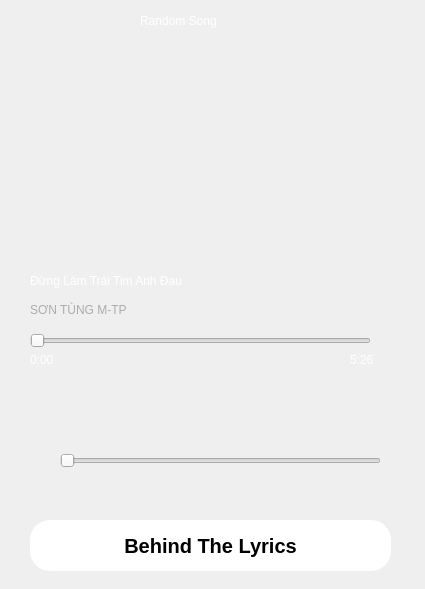
<?xml version="1.0" encoding="UTF-8"?>
<ui version="4.0">
 <class>Form</class>
 <widget class="QWidget" name="Form">
  <property name="geometry">
   <rect>
    <x>0</x>
    <y>0</y>
    <width>425</width>
    <height>589</height>
   </rect>
  </property>
  <property name="windowTitle">
   <string>Form</string>
  </property>
  <widget class="QLabel" name="label">
   <property name="geometry">
    <rect>
     <x>0</x>
     <y>0</y>
     <width>421</width>
     <height>601</height>
    </rect>
   </property>
   <property name="text">
    <string/>
   </property>
   <property name="pixmap">
    <pixmap>../img/black.jpg</pixmap>
   </property>
   <property name="scaledContents">
    <bool>true</bool>
   </property>
  </widget>
  <widget class="QSlider" name="horizontalSlider">
   <property name="geometry">
    <rect>
     <x>30</x>
     <y>330</y>
     <width>341</width>
     <height>22</height>
    </rect>
   </property>
   <property name="orientation">
    <enum>Qt::Orientation::Horizontal</enum>
   </property>
  </widget>
  <widget class="QLabel" name="label_2">
   <property name="geometry">
    <rect>
     <x>30</x>
     <y>450</y>
     <width>21</width>
     <height>21</height>
    </rect>
   </property>
   <property name="text">
    <string/>
   </property>
   <property name="pixmap">
    <pixmap>../img/volume-high-solid.svg</pixmap>
   </property>
   <property name="scaledContents">
    <bool>true</bool>
   </property>
  </widget>
  <widget class="QSlider" name="horizontalSlider_2">
   <property name="geometry">
    <rect>
     <x>60</x>
     <y>450</y>
     <width>321</width>
     <height>22</height>
    </rect>
   </property>
   <property name="orientation">
    <enum>Qt::Orientation::Horizontal</enum>
   </property>
  </widget>
  <widget class="QLabel" name="label_3">
   <property name="geometry">
    <rect>
     <x>130</x>
     <y>380</y>
     <width>41</width>
     <height>31</height>
    </rect>
   </property>
   <property name="text">
    <string/>
   </property>
   <property name="pixmap">
    <pixmap>../img/backward-solid.svg</pixmap>
   </property>
   <property name="scaledContents">
    <bool>true</bool>
   </property>
  </widget>
  <widget class="QLabel" name="label_4">
   <property name="geometry">
    <rect>
     <x>250</x>
     <y>380</y>
     <width>41</width>
     <height>31</height>
    </rect>
   </property>
   <property name="text">
    <string/>
   </property>
   <property name="pixmap">
    <pixmap>../img/forward-solid.svg</pixmap>
   </property>
   <property name="scaledContents">
    <bool>true</bool>
   </property>
  </widget>
  <widget class="QLabel" name="label_5">
   <property name="geometry">
    <rect>
     <x>200</x>
     <y>380</y>
     <width>21</width>
     <height>31</height>
    </rect>
   </property>
   <property name="text">
    <string/>
   </property>
   <property name="pixmap">
    <pixmap>../img/play-solid.svg</pixmap>
   </property>
   <property name="scaledContents">
    <bool>true</bool>
   </property>
  </widget>
  <widget class="QLabel" name="label_6">
   <property name="geometry">
    <rect>
     <x>30</x>
     <y>380</y>
     <width>31</width>
     <height>31</height>
    </rect>
   </property>
   <property name="text">
    <string/>
   </property>
   <property name="pixmap">
    <pixmap>../img/shuffle-solid.svg</pixmap>
   </property>
   <property name="scaledContents">
    <bool>true</bool>
   </property>
  </widget>
  <widget class="QLabel" name="label_7">
   <property name="geometry">
    <rect>
     <x>350</x>
     <y>380</y>
     <width>31</width>
     <height>31</height>
    </rect>
   </property>
   <property name="text">
    <string/>
   </property>
   <property name="pixmap">
    <pixmap>../img/heart-solid.svg</pixmap>
   </property>
   <property name="scaledContents">
    <bool>true</bool>
   </property>
  </widget>
  <widget class="QLabel" name="label_8">
   <property name="geometry">
    <rect>
     <x>30</x>
     <y>260</y>
     <width>411</width>
     <height>41</height>
    </rect>
   </property>
   <property name="styleSheet">
    <string notr="true">color: white;
font: 700 12pt &quot;Microsoft YaHei&quot;;</string>
   </property>
   <property name="text">
    <string>Đừng Làm Trái Tim Anh Đau</string>
   </property>
  </widget>
  <widget class="QLabel" name="label_9">
   <property name="geometry">
    <rect>
     <x>30</x>
     <y>300</y>
     <width>131</width>
     <height>20</height>
    </rect>
   </property>
   <property name="styleSheet">
    <string notr="true">color: rgb(172, 172, 172)</string>
   </property>
   <property name="text">
    <string>SƠN TÙNG M-TP </string>
   </property>
  </widget>
  <widget class="QLabel" name="label_10">
   <property name="geometry">
    <rect>
     <x>100</x>
     <y>40</y>
     <width>221</width>
     <height>221</height>
    </rect>
   </property>
   <property name="text">
    <string/>
   </property>
   <property name="pixmap">
    <pixmap>../img/son tung.jpg</pixmap>
   </property>
   <property name="scaledContents">
    <bool>true</bool>
   </property>
  </widget>
  <widget class="QLabel" name="label_11">
   <property name="geometry">
    <rect>
     <x>380</x>
     <y>10</y>
     <width>31</width>
     <height>31</height>
    </rect>
   </property>
   <property name="text">
    <string/>
   </property>
   <property name="pixmap">
    <pixmap>../img/spotify-brands (1).svg</pixmap>
   </property>
   <property name="scaledContents">
    <bool>true</bool>
   </property>
  </widget>
  <widget class="QLabel" name="label_12">
   <property name="geometry">
    <rect>
     <x>30</x>
     <y>350</y>
     <width>63</width>
     <height>20</height>
    </rect>
   </property>
   <property name="styleSheet">
    <string notr="true">color:white</string>
   </property>
   <property name="text">
    <string>0:00</string>
   </property>
  </widget>
  <widget class="QLabel" name="label_13">
   <property name="geometry">
    <rect>
     <x>350</x>
     <y>350</y>
     <width>63</width>
     <height>20</height>
    </rect>
   </property>
   <property name="styleSheet">
    <string notr="true">color:white</string>
   </property>
   <property name="text">
    <string>5:26</string>
   </property>
  </widget>
  <widget class="QPushButton" name="pushButton">
   <property name="geometry">
    <rect>
     <x>30</x>
     <y>520</y>
     <width>361</width>
     <height>51</height>
    </rect>
   </property>
   <property name="styleSheet">
    <string notr="true"> background-color: white;
    color: black;
    border: none;
    border-radius: 20px;
    padding: 10px;
    font-weight: bold;
    font-size: 20px;
</string>
   </property>
   <property name="text">
    <string>Behind The Lyrics</string>
   </property>
  </widget>
  <widget class="QLabel" name="label_14">
   <property name="geometry">
    <rect>
     <x>140</x>
     <y>-10</y>
     <width>151</width>
     <height>61</height>
    </rect>
   </property>
   <property name="styleSheet">
    <string notr="true">color: white;
font: 700 12pt &quot;Microsoft YaHei&quot;;</string>
   </property>
   <property name="text">
    <string>Random Song</string>
   </property>
  </widget>
  <widget class="QLabel" name="label_15">
   <property name="geometry">
    <rect>
     <x>0</x>
     <y>0</y>
     <width>51</width>
     <height>51</height>
    </rect>
   </property>
   <property name="text">
    <string/>
   </property>
   <property name="pixmap">
    <pixmap>../img/angle-down-solid-full.svg</pixmap>
   </property>
   <property name="scaledContents">
    <bool>true</bool>
   </property>
  </widget>
 </widget>
 <resources/>
 <connections/>
</ui>
